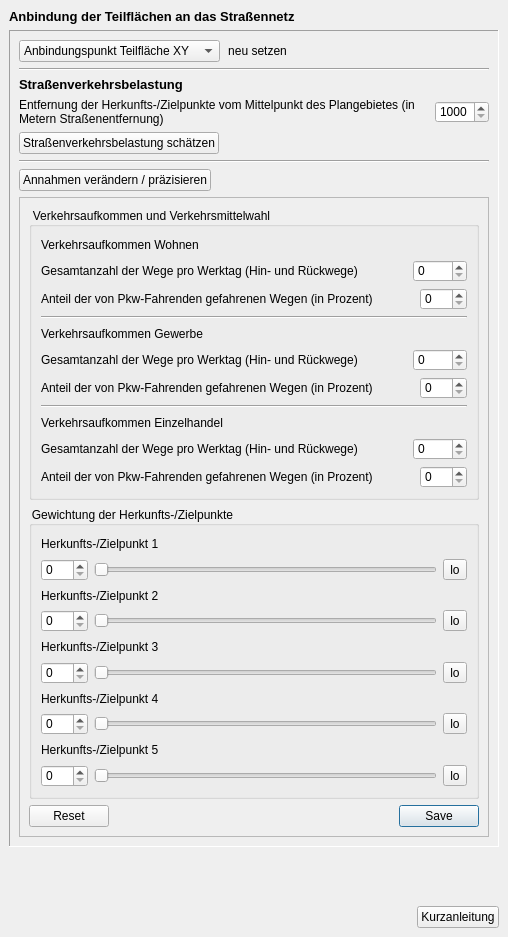
<?xml version="1.0" encoding="UTF-8"?>
<ui version="4.0">
 <class>DockWidget</class>
 <widget class="QDockWidget" name="DockWidget">
  <property name="geometry">
   <rect>
    <x>0</x>
    <y>0</y>
    <width>508</width>
    <height>937</height>
   </rect>
  </property>
  <property name="styleSheet">
   <string notr="true">QToolBox:tab {
	font: bold 10pt ;
    color: Grey;
}
QToolBox:tab:selected {
	font: bold 10pt ;
    color: black;
}
QGroupBox::title {
	font: bold italic 8pt ;
    color: black;
}
QPushButton::flat{
background-color: none;
border: 0;
border-style:none;
border-color: blue;
border-width: 0px;
border-radius: 0px;
padding:2px;
}
QPushButton::flat:hover{
background-color: azure;
border-style:solid;
border-color: royalblue;
border-width: 1px;
border-radius: 0px;
padding: 2px;
}
QPushButton::flat:pressed{
background-color: powderblue;
border-style:solid;
border-color: royalblue;
border-width: 1px;
border-radius: 0px;
padding: 2px;
}</string>
  </property>
  <property name="windowTitle">
   <string>Projekt-Check Analyse-Tools // Verkehr im Umfeld</string>
  </property>
  <widget class="QWidget" name="dockWidgetContents">
   <layout class="QVBoxLayout" name="verticalLayout">
    <item>
     <widget class="QLabel" name="label">
      <property name="font">
       <font>
        <pointsize>10</pointsize>
        <weight>75</weight>
        <bold>true</bold>
       </font>
      </property>
      <property name="text">
       <string>Anbindung der Teilflächen an das Straßennetz</string>
      </property>
     </widget>
    </item>
    <item>
     <widget class="QFrame" name="frame">
      <property name="frameShape">
       <enum>QFrame::Panel</enum>
      </property>
      <property name="frameShadow">
       <enum>QFrame::Sunken</enum>
      </property>
      <layout class="QVBoxLayout" name="verticalLayout_3">
       <item>
        <layout class="QHBoxLayout" name="horizontalLayout">
         <item>
          <widget class="QComboBox" name="comboBox">
           <property name="minimumSize">
            <size>
             <width>200</width>
             <height>0</height>
            </size>
           </property>
           <item>
            <property name="text">
             <string>Anbindungspunkt Teilfläche XY</string>
            </property>
           </item>
          </widget>
         </item>
         <item>
          <widget class="QPushButton" name="pushButton">
           <property name="cursor">
            <cursorShape>PointingHandCursor</cursorShape>
           </property>
           <property name="text">
            <string>neu setzen</string>
           </property>
           <property name="icon">
            <iconset>
             <normaloff>../../images/iconset_mob/20190619_iconset_mob_replace_point_2.png</normaloff>
             <normalon>../../images/iconset_mob/20190619_iconset_mob_replace_point_1.png</normalon>../../images/iconset_mob/20190619_iconset_mob_replace_point_2.png</iconset>
           </property>
           <property name="iconSize">
            <size>
             <width>24</width>
             <height>24</height>
            </size>
           </property>
           <property name="checkable">
            <bool>true</bool>
           </property>
           <property name="flat">
            <bool>true</bool>
           </property>
          </widget>
         </item>
         <item>
          <spacer name="horizontalSpacer">
           <property name="orientation">
            <enum>Qt::Horizontal</enum>
           </property>
           <property name="sizeHint" stdset="0">
            <size>
             <width>40</width>
             <height>20</height>
            </size>
           </property>
          </spacer>
         </item>
        </layout>
       </item>
       <item>
        <widget class="Line" name="line_3">
         <property name="orientation">
          <enum>Qt::Horizontal</enum>
         </property>
        </widget>
       </item>
       <item>
        <widget class="QLabel" name="label_2">
         <property name="font">
          <font>
           <pointsize>10</pointsize>
           <weight>75</weight>
           <bold>true</bold>
          </font>
         </property>
         <property name="text">
          <string>Straßenverkehrsbelastung</string>
         </property>
        </widget>
       </item>
       <item>
        <layout class="QHBoxLayout" name="horizontalLayout_2">
         <property name="topMargin">
          <number>0</number>
         </property>
         <item>
          <widget class="QLabel" name="label_6">
           <property name="font">
            <font>
             <weight>50</weight>
             <bold>false</bold>
            </font>
           </property>
           <property name="text">
            <string>&lt;html&gt;&lt;head/&gt;&lt;body&gt;&lt;p&gt;Entfernung der Herkunfts-/Zielpunkte vom Mittelpunkt des Plangebietes (in Metern Straßenentfernung)&lt;/p&gt;&lt;/body&gt;&lt;/html&gt;</string>
           </property>
           <property name="wordWrap">
            <bool>true</bool>
           </property>
          </widget>
         </item>
         <item>
          <widget class="QSpinBox" name="spinBox_5">
           <property name="sizePolicy">
            <sizepolicy hsizetype="Fixed" vsizetype="Fixed">
             <horstretch>0</horstretch>
             <verstretch>0</verstretch>
            </sizepolicy>
           </property>
           <property name="minimum">
            <number>1000</number>
           </property>
           <property name="maximum">
            <number>5000</number>
           </property>
          </widget>
         </item>
        </layout>
       </item>
       <item>
        <widget class="QPushButton" name="pushButton_14">
         <property name="sizePolicy">
          <sizepolicy hsizetype="Maximum" vsizetype="Fixed">
           <horstretch>0</horstretch>
           <verstretch>0</verstretch>
          </sizepolicy>
         </property>
         <property name="layoutDirection">
          <enum>Qt::LeftToRight</enum>
         </property>
         <property name="text">
          <string>Straßenverkehrsbelastung schätzen</string>
         </property>
         <property name="icon">
          <iconset>
           <normaloff>../../images/iconset_mob/20190619_iconset_mob_calculate_traffic_3.png</normaloff>../../images/iconset_mob/20190619_iconset_mob_calculate_traffic_3.png</iconset>
         </property>
        </widget>
       </item>
       <item>
        <widget class="Line" name="line_5">
         <property name="orientation">
          <enum>Qt::Horizontal</enum>
         </property>
        </widget>
       </item>
       <item>
        <widget class="QPushButton" name="pushButton_15">
         <property name="sizePolicy">
          <sizepolicy hsizetype="Fixed" vsizetype="Fixed">
           <horstretch>0</horstretch>
           <verstretch>0</verstretch>
          </sizepolicy>
         </property>
         <property name="toolTip">
          <string>Der Aufplopteil wird eher als xtra Dialog umgesetzt ...</string>
         </property>
         <property name="text">
          <string>Annahmen verändern / präzisieren</string>
         </property>
         <property name="icon">
          <iconset>
           <normaloff>../../images/iconset_mob/20190619_iconset_mob_specify_2.png</normaloff>../../images/iconset_mob/20190619_iconset_mob_specify_2.png</iconset>
         </property>
         <property name="checkable">
          <bool>true</bool>
         </property>
         <property name="flat">
          <bool>false</bool>
         </property>
        </widget>
       </item>
       <item>
        <widget class="QScrollArea" name="scrollArea">
         <property name="minimumSize">
          <size>
           <width>0</width>
           <height>640</height>
          </size>
         </property>
         <property name="frameShape">
          <enum>QFrame::StyledPanel</enum>
         </property>
         <property name="widgetResizable">
          <bool>true</bool>
         </property>
         <widget class="QWidget" name="scrollAreaWidgetContents">
          <property name="geometry">
           <rect>
            <x>0</x>
            <y>0</y>
            <width>468</width>
            <height>638</height>
           </rect>
          </property>
          <layout class="QVBoxLayout" name="verticalLayout_2">
           <item>
            <widget class="QGroupBox" name="groupBox_3">
             <property name="title">
              <string>Verkehrsaufkommen und Verkehrsmittelwahl</string>
             </property>
             <layout class="QVBoxLayout" name="verticalLayout_4">
              <item>
               <widget class="QLabel" name="label_7">
                <property name="text">
                 <string>Verkehrsaufkommen Wohnen</string>
                </property>
               </widget>
              </item>
              <item>
               <layout class="QHBoxLayout" name="horizontalLayout_4">
                <item>
                 <widget class="QLabel" name="label_8">
                  <property name="text">
                   <string>Gesamtanzahl der Wege pro Werktag (Hin- und Rückwege)</string>
                  </property>
                  <property name="wordWrap">
                   <bool>true</bool>
                  </property>
                 </widget>
                </item>
                <item>
                 <widget class="QSpinBox" name="spinBox_6">
                  <property name="sizePolicy">
                   <sizepolicy hsizetype="Fixed" vsizetype="Fixed">
                    <horstretch>0</horstretch>
                    <verstretch>0</verstretch>
                   </sizepolicy>
                  </property>
                  <property name="maximum">
                   <number>5000</number>
                  </property>
                 </widget>
                </item>
               </layout>
              </item>
              <item>
               <layout class="QHBoxLayout" name="horizontalLayout_5">
                <item>
                 <widget class="QLabel" name="label_9">
                  <property name="text">
                   <string>Anteil der von Pkw-Fahrenden gefahrenen Wegen (in Prozent)</string>
                  </property>
                  <property name="wordWrap">
                   <bool>true</bool>
                  </property>
                 </widget>
                </item>
                <item>
                 <widget class="QSpinBox" name="spinBox_7">
                  <property name="sizePolicy">
                   <sizepolicy hsizetype="Fixed" vsizetype="Fixed">
                    <horstretch>0</horstretch>
                    <verstretch>0</verstretch>
                   </sizepolicy>
                  </property>
                  <property name="layoutDirection">
                   <enum>Qt::LeftToRight</enum>
                  </property>
                  <property name="maximum">
                   <number>100</number>
                  </property>
                 </widget>
                </item>
               </layout>
              </item>
              <item>
               <widget class="Line" name="line_6">
                <property name="orientation">
                 <enum>Qt::Horizontal</enum>
                </property>
               </widget>
              </item>
              <item>
               <widget class="QLabel" name="label_10">
                <property name="text">
                 <string>Verkehrsaufkommen Gewerbe</string>
                </property>
               </widget>
              </item>
              <item>
               <layout class="QHBoxLayout" name="horizontalLayout_6">
                <item>
                 <widget class="QLabel" name="label_12">
                  <property name="text">
                   <string>Gesamtanzahl der Wege pro Werktag (Hin- und Rückwege)</string>
                  </property>
                  <property name="wordWrap">
                   <bool>true</bool>
                  </property>
                 </widget>
                </item>
                <item>
                 <widget class="QSpinBox" name="spinBox_9">
                  <property name="sizePolicy">
                   <sizepolicy hsizetype="Fixed" vsizetype="Fixed">
                    <horstretch>0</horstretch>
                    <verstretch>0</verstretch>
                   </sizepolicy>
                  </property>
                  <property name="maximum">
                   <number>5000</number>
                  </property>
                 </widget>
                </item>
               </layout>
              </item>
              <item>
               <layout class="QHBoxLayout" name="horizontalLayout_7">
                <item>
                 <widget class="QLabel" name="label_11">
                  <property name="text">
                   <string>Anteil der von Pkw-Fahrenden gefahrenen Wegen (in Prozent)</string>
                  </property>
                  <property name="wordWrap">
                   <bool>true</bool>
                  </property>
                 </widget>
                </item>
                <item>
                 <widget class="QSpinBox" name="spinBox_8">
                  <property name="sizePolicy">
                   <sizepolicy hsizetype="Fixed" vsizetype="Fixed">
                    <horstretch>0</horstretch>
                    <verstretch>0</verstretch>
                   </sizepolicy>
                  </property>
                  <property name="layoutDirection">
                   <enum>Qt::LeftToRight</enum>
                  </property>
                  <property name="maximum">
                   <number>100</number>
                  </property>
                 </widget>
                </item>
               </layout>
              </item>
              <item>
               <widget class="Line" name="line_4">
                <property name="orientation">
                 <enum>Qt::Horizontal</enum>
                </property>
               </widget>
              </item>
              <item>
               <widget class="QLabel" name="label_19">
                <property name="text">
                 <string>Verkehrsaufkommen Einzelhandel</string>
                </property>
               </widget>
              </item>
              <item>
               <layout class="QHBoxLayout" name="horizontalLayout_8">
                <item>
                 <widget class="QLabel" name="label_20">
                  <property name="text">
                   <string>Gesamtanzahl der Wege pro Werktag (Hin- und Rückwege)</string>
                  </property>
                  <property name="wordWrap">
                   <bool>true</bool>
                  </property>
                 </widget>
                </item>
                <item>
                 <widget class="QSpinBox" name="spinBox_15">
                  <property name="sizePolicy">
                   <sizepolicy hsizetype="Fixed" vsizetype="Fixed">
                    <horstretch>0</horstretch>
                    <verstretch>0</verstretch>
                   </sizepolicy>
                  </property>
                  <property name="maximum">
                   <number>5000</number>
                  </property>
                 </widget>
                </item>
               </layout>
              </item>
              <item>
               <layout class="QHBoxLayout" name="horizontalLayout_9">
                <item>
                 <widget class="QLabel" name="label_21">
                  <property name="text">
                   <string>Anteil der von Pkw-Fahrenden gefahrenen Wegen (in Prozent)</string>
                  </property>
                  <property name="wordWrap">
                   <bool>true</bool>
                  </property>
                 </widget>
                </item>
                <item>
                 <widget class="QSpinBox" name="spinBox_14">
                  <property name="sizePolicy">
                   <sizepolicy hsizetype="Fixed" vsizetype="Fixed">
                    <horstretch>0</horstretch>
                    <verstretch>0</verstretch>
                   </sizepolicy>
                  </property>
                  <property name="layoutDirection">
                   <enum>Qt::LeftToRight</enum>
                  </property>
                  <property name="maximum">
                   <number>100</number>
                  </property>
                 </widget>
                </item>
               </layout>
              </item>
             </layout>
            </widget>
           </item>
           <item>
            <widget class="QGroupBox" name="groupBox_4">
             <property name="title">
              <string>Gewichtung der Herkunfts-/Zielpunkte</string>
             </property>
             <layout class="QVBoxLayout" name="verticalLayout_5">
              <item>
               <widget class="QLabel" name="label_22">
                <property name="toolTip">
                 <string>dynamisch erstellt</string>
                </property>
                <property name="text">
                 <string>Herkunfts-/Zielpunkt 1</string>
                </property>
               </widget>
              </item>
              <item>
               <layout class="QHBoxLayout" name="horizontalLayout_10">
                <item>
                 <widget class="QSpinBox" name="spinBox_16">
                  <property name="maximum">
                   <number>100</number>
                  </property>
                 </widget>
                </item>
                <item>
                 <widget class="QSlider" name="horizontalSlider">
                  <property name="orientation">
                   <enum>Qt::Horizontal</enum>
                  </property>
                 </widget>
                </item>
                <item>
                 <widget class="QToolButton" name="toolButton_2">
                  <property name="text">
                   <string>lo</string>
                  </property>
                  <property name="checkable">
                   <bool>true</bool>
                  </property>
                 </widget>
                </item>
               </layout>
              </item>
              <item>
               <widget class="QLabel" name="label_23">
                <property name="toolTip">
                 <string>dynamisch erstellt</string>
                </property>
                <property name="text">
                 <string>Herkunfts-/Zielpunkt 2</string>
                </property>
               </widget>
              </item>
              <item>
               <layout class="QHBoxLayout" name="horizontalLayout_11">
                <item>
                 <widget class="QSpinBox" name="spinBox_17">
                  <property name="maximum">
                   <number>100</number>
                  </property>
                 </widget>
                </item>
                <item>
                 <widget class="QSlider" name="horizontalSlider_2">
                  <property name="orientation">
                   <enum>Qt::Horizontal</enum>
                  </property>
                 </widget>
                </item>
                <item>
                 <widget class="QToolButton" name="toolButton">
                  <property name="text">
                   <string>lo</string>
                  </property>
                  <property name="checkable">
                   <bool>true</bool>
                  </property>
                 </widget>
                </item>
               </layout>
              </item>
              <item>
               <widget class="QLabel" name="label_24">
                <property name="toolTip">
                 <string>dynamisch erstellt</string>
                </property>
                <property name="text">
                 <string>Herkunfts-/Zielpunkt 3</string>
                </property>
               </widget>
              </item>
              <item>
               <layout class="QHBoxLayout" name="horizontalLayout_12">
                <item>
                 <widget class="QSpinBox" name="spinBox_18">
                  <property name="maximum">
                   <number>100</number>
                  </property>
                 </widget>
                </item>
                <item>
                 <widget class="QSlider" name="horizontalSlider_3">
                  <property name="orientation">
                   <enum>Qt::Horizontal</enum>
                  </property>
                 </widget>
                </item>
                <item>
                 <widget class="QToolButton" name="toolButton_3">
                  <property name="text">
                   <string>lo</string>
                  </property>
                  <property name="checkable">
                   <bool>true</bool>
                  </property>
                 </widget>
                </item>
               </layout>
              </item>
              <item>
               <widget class="QLabel" name="label_25">
                <property name="toolTip">
                 <string>dynamisch erstellt</string>
                </property>
                <property name="text">
                 <string>Herkunfts-/Zielpunkt 4</string>
                </property>
               </widget>
              </item>
              <item>
               <layout class="QHBoxLayout" name="horizontalLayout_13">
                <item>
                 <widget class="QSpinBox" name="spinBox_19">
                  <property name="maximum">
                   <number>100</number>
                  </property>
                 </widget>
                </item>
                <item>
                 <widget class="QSlider" name="horizontalSlider_4">
                  <property name="orientation">
                   <enum>Qt::Horizontal</enum>
                  </property>
                 </widget>
                </item>
                <item>
                 <widget class="QToolButton" name="toolButton_4">
                  <property name="text">
                   <string>lo</string>
                  </property>
                  <property name="checkable">
                   <bool>true</bool>
                  </property>
                 </widget>
                </item>
               </layout>
              </item>
              <item>
               <widget class="QLabel" name="label_26">
                <property name="toolTip">
                 <string>dynamisch erstellt</string>
                </property>
                <property name="text">
                 <string>Herkunfts-/Zielpunkt 5</string>
                </property>
               </widget>
              </item>
              <item>
               <layout class="QHBoxLayout" name="horizontalLayout_14">
                <item>
                 <widget class="QSpinBox" name="spinBox_20">
                  <property name="maximum">
                   <number>100</number>
                  </property>
                 </widget>
                </item>
                <item>
                 <widget class="QSlider" name="horizontalSlider_5">
                  <property name="orientation">
                   <enum>Qt::Horizontal</enum>
                  </property>
                 </widget>
                </item>
                <item>
                 <widget class="QToolButton" name="toolButton_5">
                  <property name="text">
                   <string>lo</string>
                  </property>
                  <property name="checkable">
                   <bool>true</bool>
                  </property>
                 </widget>
                </item>
               </layout>
              </item>
             </layout>
            </widget>
           </item>
           <item>
            <widget class="QDialogButtonBox" name="buttonBox_4">
             <property name="standardButtons">
              <set>QDialogButtonBox::Reset|QDialogButtonBox::Save</set>
             </property>
            </widget>
           </item>
          </layout>
         </widget>
        </widget>
       </item>
      </layout>
     </widget>
    </item>
    <item>
     <spacer name="verticalSpacer_3">
      <property name="orientation">
       <enum>Qt::Vertical</enum>
      </property>
      <property name="sizeHint" stdset="0">
       <size>
        <width>20</width>
        <height>40</height>
       </size>
      </property>
     </spacer>
    </item>
    <item>
     <layout class="QHBoxLayout" name="horizontalLayout_3">
      <property name="leftMargin">
       <number>0</number>
      </property>
      <property name="topMargin">
       <number>0</number>
      </property>
      <property name="rightMargin">
       <number>0</number>
      </property>
      <property name="bottomMargin">
       <number>0</number>
      </property>
      <item>
       <spacer name="horizontalSpacer_5">
        <property name="orientation">
         <enum>Qt::Horizontal</enum>
        </property>
        <property name="sizeHint" stdset="0">
         <size>
          <width>40</width>
          <height>20</height>
         </size>
        </property>
       </spacer>
      </item>
      <item>
       <widget class="QPushButton" name="pushButton_3">
        <property name="sizePolicy">
         <sizepolicy hsizetype="Fixed" vsizetype="Fixed">
          <horstretch>0</horstretch>
          <verstretch>0</verstretch>
         </sizepolicy>
        </property>
        <property name="layoutDirection">
         <enum>Qt::LeftToRight</enum>
        </property>
        <property name="text">
         <string>Kurzanleitung</string>
        </property>
        <property name="icon">
         <iconset>
          <normaloff>../../images/iconset_mob/20190619_iconset_mob_info_2.png</normaloff>../../images/iconset_mob/20190619_iconset_mob_info_2.png</iconset>
        </property>
       </widget>
      </item>
     </layout>
    </item>
   </layout>
  </widget>
 </widget>
 <resources/>
 <connections>
  <connection>
   <sender>pushButton_15</sender>
   <signal>toggled(bool)</signal>
   <receiver>scrollArea</receiver>
   <slot>setVisible(bool)</slot>
   <hints>
    <hint type="sourcelabel">
     <x>75</x>
     <y>208</y>
    </hint>
    <hint type="destinationlabel">
     <x>89</x>
     <y>360</y>
    </hint>
   </hints>
  </connection>
 </connections>
</ui>
